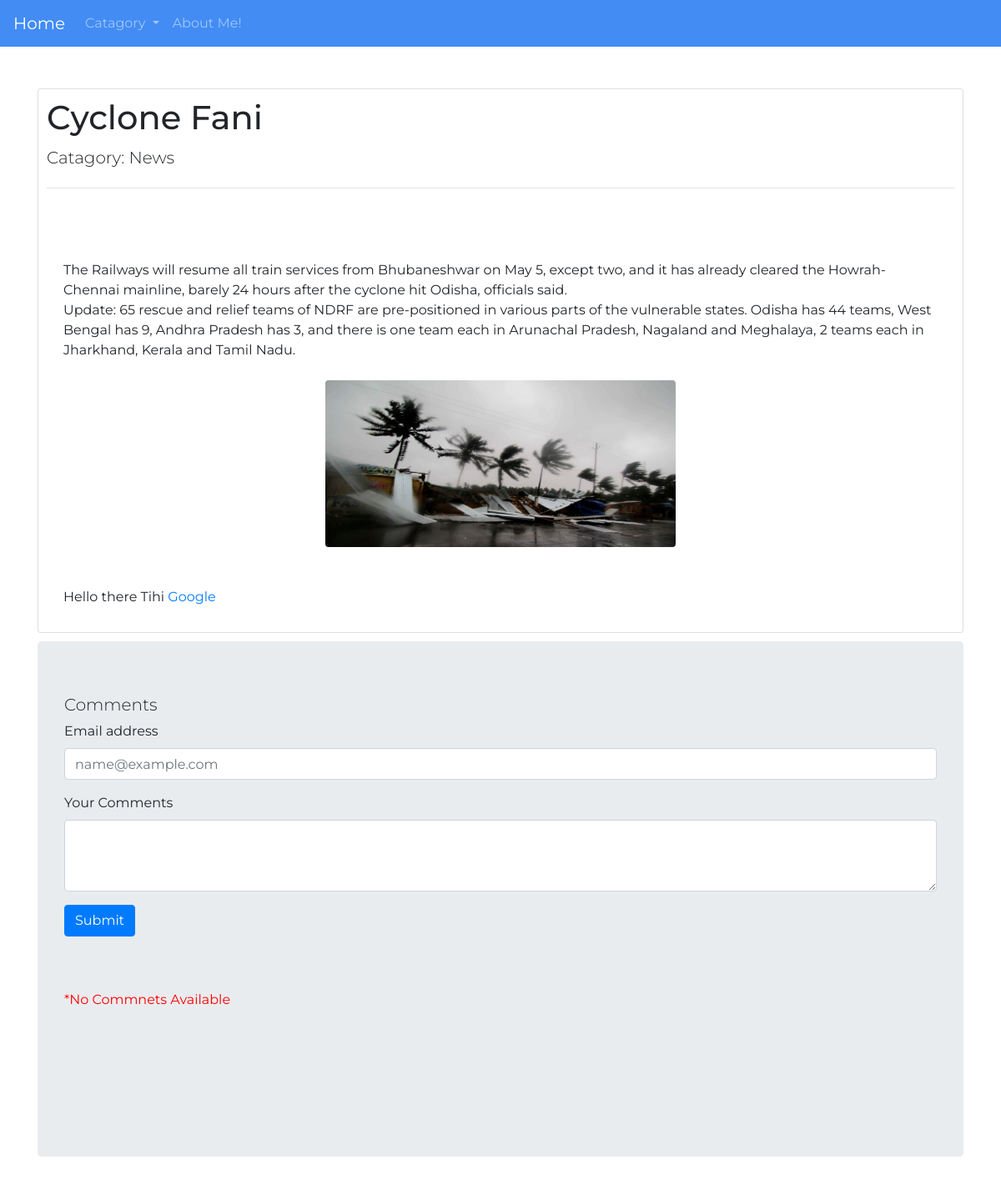
The page /first_app/seedetails/?id=5 on the database its author committed.
### first_app/models.py (models this page shows, shortened)
class Post(models.Model):
    PostId=models.AutoField(primary_key=True)
    Title=models.CharField(max_length=100)
    Body=models.CharField(max_length=1000000)
    Catagory=models.ForeignKey(Catagory)

class Catagory(models.Model):
    Name=models.CharField(max_length=40)
    def __str__(self):
        return self.Name

### first_app/views.py (the view)
def details(request):
     get_id=request.GET["id"]
     get_data=Post.objects.get(PostId=get_id)
     get_comments=Comment.objects.all().filter(PostId=get_id).order_by("-ComId")
     my_list={"catagory":catagory_list,"Post_data":get_data,"all_comments":get_comments}
     return render(request,"first_app/seedetails.html",my_list)

### templates/first_app/seedetails.html (shortened to what this page needs)
<!DOCTYPE html>
<html lang="en">
    {% extends 'first_app/base.html' %}
    {%block body_block%}
    <div class="card" style="padding:10px">
        <h1 class="card-title"  style="font-size: 40px">{{Post_data.Title}}</h1>
        <h4 class="display-4" style="font-size: 20px">Catagory: {{Post_data.Catagory}}</h4>
        <hr>
        <div class="card-body">
        <p style="margin-top:50px" class="card-text">
        {% autoescape off %}
            {{Post_data.Body}}
        {% endautoescape %}
        </p>
         </div>
    </div>
    <div class="jumbotron" style="margin-top:10px">
        <h3 class="display-3" style="font-size:20px">Comments</h3>
        <form action="{% url 'first_app:get_comments' %}?id={{Post_data.PostId}}" method="POST" id="comment_form">
            <div class="form-group">
                <label for="exampleFormControlInput1">Email address</label>
                <input type="email" class="form-control" placeholder="name@example.com" name="email" id="email">
            </div>
            <div class="form-group">
                <label for="exampleFormControlTextarea1">Your Comments</label>
                <textarea class="form-control" rows="3" name="message" id="textcomments"></textarea>
            </div>
              <input type="submit" value="Submit" name="submit" class="btn btn-primary">
        </form>
        <div class="jumbotron jumbotron-fluid" id="comments_div">
            {% if all_comments %}
                {% for com in all_comments %}
                    <p><b>{{com.Email}}</b><br>
                        <span style="margin-left:10px">{{com.Message}}</span>
                    </p>
                {% endfor %}
            {% else %}
                <p style="color:red">*No Commnets Available</p>
            {% endif %}
        </div>
    </div>
    {% endblock %}

### rows shown on the page
Post: Title "Cyclone Fani", Catagory "News", Body "The Railways will resume all train services from Bhubaneshwar on May 5, except two, and it has already cleared the Howrah-Chennai mainline, barely 24 hours after the cyclone hit Odisha, officials said. Update: 65 rescue and relief teams of NDRF are pre-positioned in various parts of the vulnerable states. Odisha has 44 teams, West Bengal has 9, Andhra Pradesh has 3, and there is one team each in Arunachal Pradesh, Nagaland and Meghalaya, 2 teams each in Jharkhand, Kerala and Tamil Nadu. Hello there Tihi Google", Body (picture)
